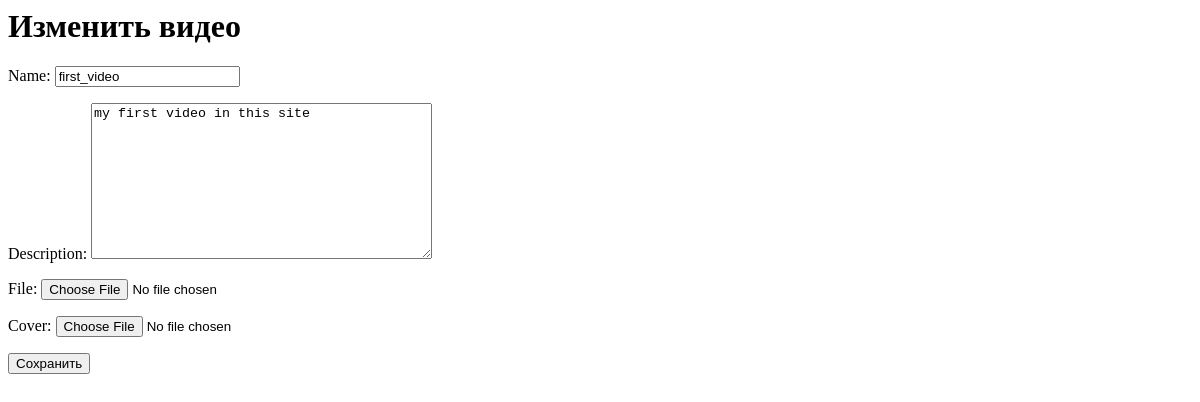
/video/update/1/ (signed in), run on an earlier commit of the app's database.
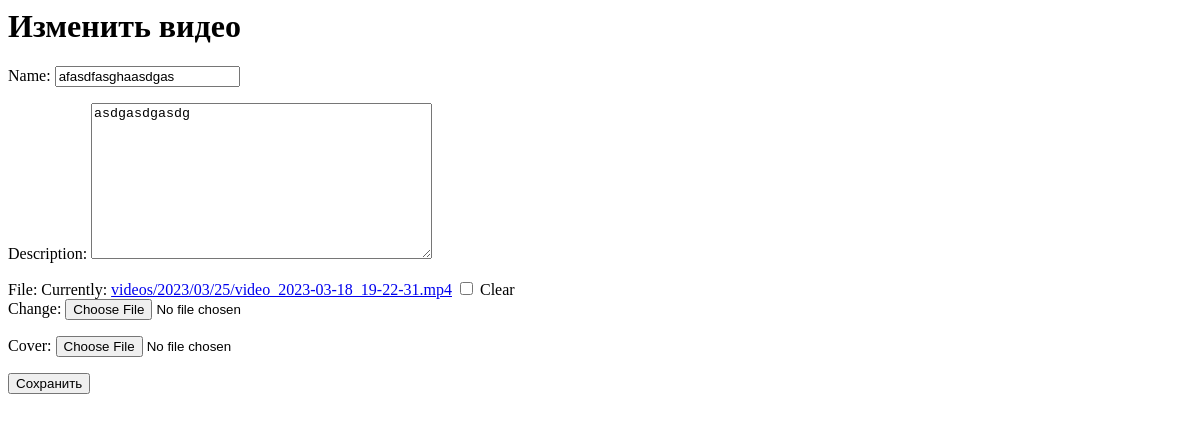
And on a later commit of the database.
### video/models.py (models this page shows, shortened)
class Video(models.Model):
    user = models.ForeignKey(User, on_delete=models.CASCADE, db_index=True, related_name='videos')
    name = models.CharField(max_length=50, db_index=True)
    description = models.TextField()
    file = models.FileField(upload_to='videos/%Y/%m/%d/', max_length=50, null=True, blank=True)
    cover = models.ImageField(upload_to='covers/%Y/%m/%d/', max_length=50, null=True, blank=True)

### video/views.py (the view, shortened to what this page needs)
# urls.py: path('update/<int:pk>/', views.VideoUpdateView.as_view(), name='video-update'),
class VideoUpdateView(LoginRequiredMixin, UpdateView):
    model = Video
    login_url = '/users/login/'
    template_name = 'video/video_update.html'
    fields = [
        'name',
        'description',
        'file',
        'cover',
    ]

### video/templates/video/video_update.html (shortened to what this page needs)
<h1>Изменить видео</h1>
<form method="post" enctype="multipart/form-data">
  {{ form.as_p }}
  <button type="submit">Сохранить</button>
</form>

What changed in the data, as far as the page shows it:
changed Video: name "first_video" → "afasdfasghaasdgas"; description "my first video in this site" → "asdgasdgasdg"
Also different on the page:
form field as_p: (not shown) → "☐"
text no longer shown: "Name: Description: File: Cover:"
text now shown: "Name: Description: File: Currently: videos/2023/03/25/video_2023-03-18_19-22-31.mp4 Clear Change: Cover:"
